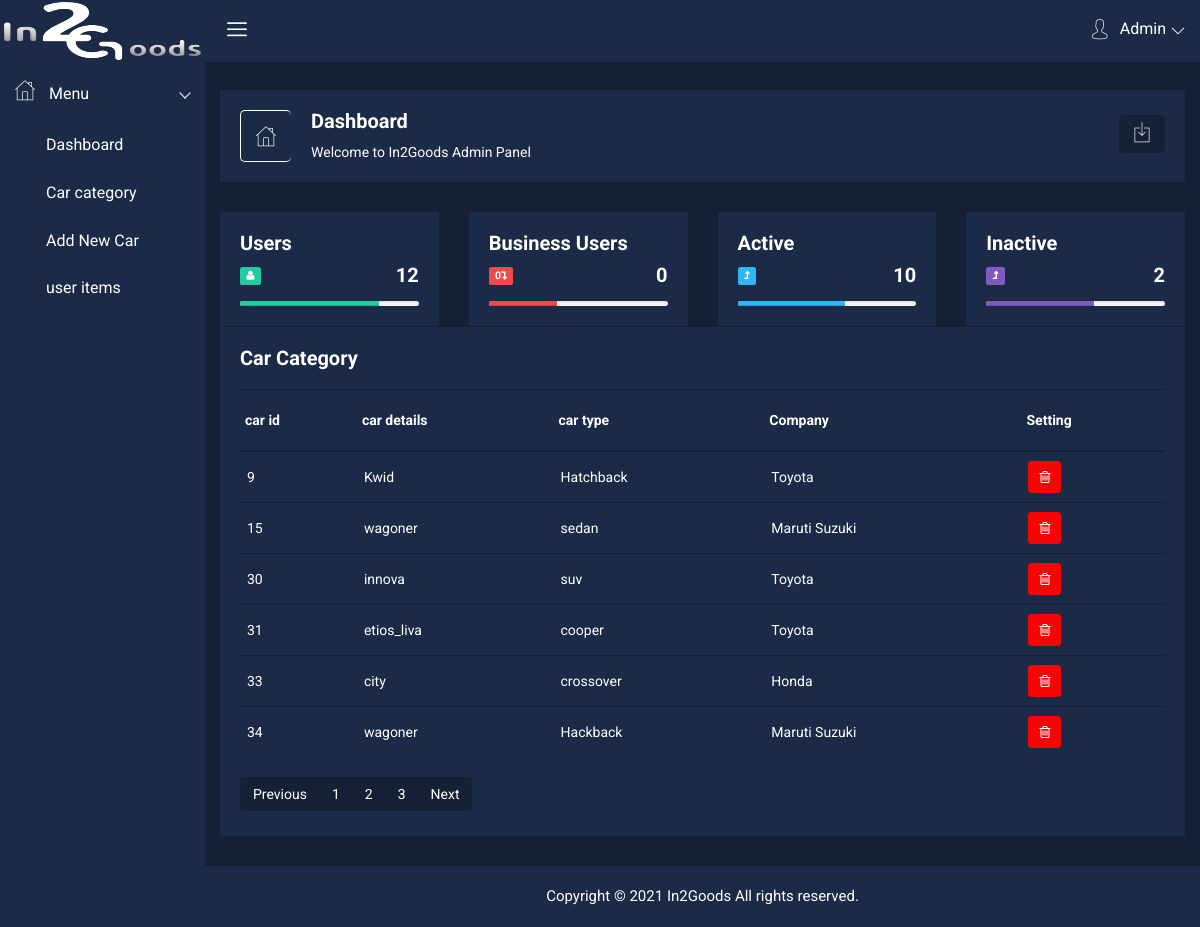
/admin/Car-category.php, run on an earlier commit of the app's database.
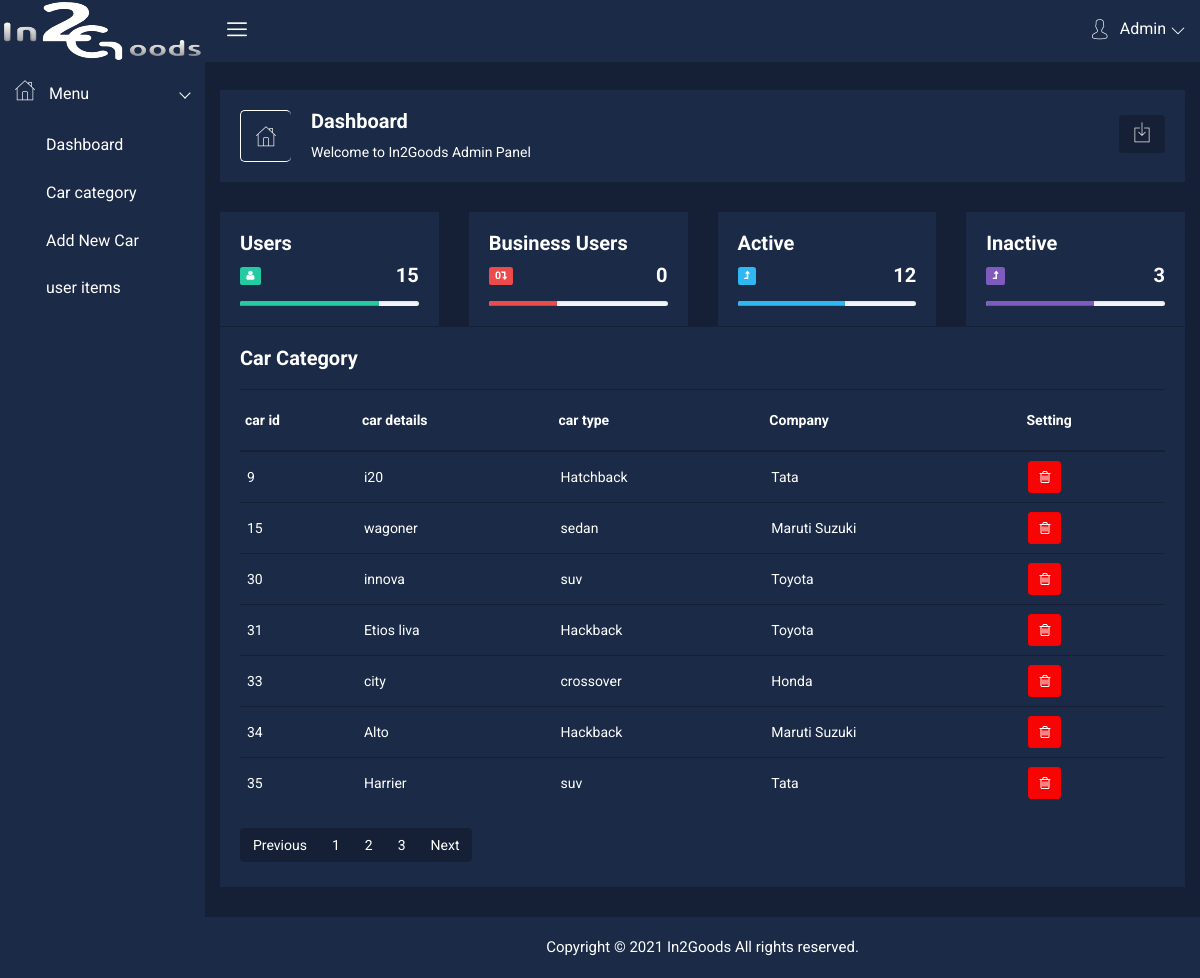
And on a later commit of the database.
### tables this page shows
CREATE TABLE IF NOT EXISTS `car_category` (
  `car_id` int(100) NOT NULL AUTO_INCREMENT,
  `car_details` varchar(100) NOT NULL,
  `car_type` varchar(10) NOT NULL,
  `company_id` int(10) NOT NULL,
  PRIMARY KEY (`car_id`)
);

CREATE TABLE IF NOT EXISTS `car_company` (
  `company_id` int(100) NOT NULL AUTO_INCREMENT,
  `company_name` varchar(100) NOT NULL,
  PRIMARY KEY (`company_id`)
);

### admin/Car-category.php (the view, shortened to what the changed rows need)
<?php
include "../include/dbconnect.php";
?>
<!doctype html>
<html class="no-js" lang="en">
<head>
    <link rel="stylesheet" href="css/bootstrap.min.css">
    <link rel="stylesheet" href="css/font-awesome.min.css">
    <link rel="stylesheet" href="css/nalika-icon.css">
    <link rel="stylesheet" href="css/owl.carousel.css">
    <link rel="stylesheet" href="css/owl.theme.css">
    <link rel="stylesheet" href="css/owl.transitions.css">
    <link rel="stylesheet" href="css/animate.css">
    <link rel="stylesheet" href="css/normalize.css">
    <link rel="stylesheet" href="css/meanmenu.min.css">
    <link rel="stylesheet" href="css/main.css">
    <link rel="stylesheet" href="css/morrisjs/morris.css">
    <link rel="stylesheet" href="css/scrollbar/jquery.mCustomScrollbar.min.css">
    <link rel="stylesheet" href="css/metisMenu/metisMenu.min.css">
    <link rel="stylesheet" href="css/metisMenu/metisMenu-vertical.css">
    <link rel="stylesheet" href="css/calendar/fullcalendar.min.css">
    <link rel="stylesheet" href="css/calendar/fullcalendar.print.min.css">
    <link rel="stylesheet" href="style.css">
    <link rel="stylesheet" href="css/responsive.css">
</head>
<body>
    <div class="all-content-wrapper">
        <div class="header-advance-area">
            <div class="breadcome-area">
                <div class="container-fluid">
                    <div class="row">
                        <div class="col-lg-12 col-md-12 col-sm-12 col-xs-12">
                            <div class="breadcome-list">
                                <div class="row">
                                    <div class="col-lg-6 col-md-6 col-sm-6 col-xs-6">
                                        <div class="breadcomb-wp">
                                            <div class="breadcomb-ctn">
                                                <h2>Dashboard </h2>
                                            </div>
                                        </div>
                                    </div>
                                </div>
                            </div>
                        </div>
                    </div>
                </div>
            </div>
        </div>
        <div class="section-admin container-fluid">
            <div class="row admin text-center">
                <div class="col-md-12">
                    <div class="row">
                        <div class="col-lg-3 col-md-3 col-sm-3 col-xs-12">
                            <div class="admin-content analysis-progrebar-ctn res-mg-t-15">
                                <div class="row vertical-center-box vertical-center-box-tablet">
                                    <div class="col-xs-9 cus-gh-hd-pro">
                                        <h2 class="text-right no-margin"><?php
                                                                            $sql = "select count(*) AS count from tbl_user ";
                                                                            $result = mysqli_query($connect, $sql);
                                                                            $row =  mysqli_fetch_array($result);
                                                                            echo $row['count'];
                                                                            ?></h2>
                                    </div>
                                </div>
                            </div>
                        </div>
                        <div class="col-lg-3 col-md-3 col-sm-3 col-xs-12" style="margin-bottom:1px;">
                            <div class="admin-content analysis-progrebar-ctn res-mg-t-30">
                                <div class="row vertical-center-box vertical-center-box-tablet">
                                    <div class="col-xs-9 cus-gh-hd-pro">
                                        <h2 class="text-right no-margin">0</h2>
                                    </div>
                                </div>
                            </div>
                        </div>
                        <div class="col-lg-3 col-md-3 col-sm-3 col-xs-12">
                            <div class="admin-content analysis-progrebar-ctn res-mg-t-30">
                                <div class="row vertical-center-box vertical-center-box-tablet">
                                    <div class="col-xs-9 cus-gh-hd-pro">
                                        <h2 class="text-right no-margin"><?php
                                                                            $sql = "select count(*) AS count from tbl_user where user_status!=0";
                                                                            $result = mysqli_query($connect, $sql);
                                                                            $row =  mysqli_fetch_array($result);
                                                                            echo $row['count'];
                                                                            ?></h2></h2>
                                    </div>
                                </div>
                            </div>
                        </div>
                        <div class="col-lg-3 col-md-3 col-sm-3 col-xs-12">
                            <div class="admin-content analysis-progrebar-ctn res-mg-t-30">
                                <div class="row vertical-center-box vertical-center-box-tablet">
                                    <div class="col-xs-9 cus-gh-hd-pro">
                                        <h2 class="text-right no-margin"><?php
                                                                            $sql = "select count(*) AS count from tbl_user where user_status = 0";
                                                                            $result = mysqli_query($connect, $sql);
                                                                            $row =  mysqli_fetch_array($result);
                                                                            echo $row['count'];
                                                                            ?></h2></h2>
                                    </div>
                                </div>
                            </div>
                        </div>
                    </div>
                </div>
            </div>
        </div>
        <div class="product-status mg-b-30 mt-2">
            <div class="container-fluid">
                <div class="row">
                    <div class="col-lg-12 col-md-12 col-sm-12 col-xs-12">
                        <div class="product-status-wrap">
                            <?php
                            $sql1 = "select * from car_category";
                            $result1 = mysqli_query($connect, $sql1);
                            ?>
                            <table>
                                <tr>
                                    <th>car id</th>
                                    <th>car details</th>
                                    <th>car type</th>
                                    <th>Company</th>
                                    <th>Setting</th>
                                </tr>
                                <?php
                                while ($row1 =  mysqli_fetch_array($result1)) {
                                    $id = $row1['company_id'];
                                    $fetch = "SELECT * from car_company where company_id='$id'";
                                    $fetchResult = mysqli_query($connect, $fetch);
                                    $row2 = mysqli_fetch_array($fetchResult);
                                    echo "<tr>
                                        <td>" . $row1['car_id'] . "</td>
                                        <td>" . $row1['car_details'] . "</td>
                                        <td>" . $row1['car_type'] . "</td>
                                        <td>" . $row2['company_name'] . "</td>
                                        <td class='d-flex'>
                                            <form action='./delete.php' method='post'><button type='submit' name='deleteItem' value='" . $row1['car_id'] . "' data-toggle='tooltip' title='Trash' class='pd-setting-ed'><i class='fa fa-trash-o' aria-hidden='true'></i></button></form>
                                        </td>
                                    </tr>";
                                } ?>
                            </table>
                        </div>
                    </div>
                </div>
            </div>
        </div>
    </div>
</body>
</html>

What changed in the data, as far as the page shows it:
changed car_category "Hatchback": car_details "Kwid" → "i20"; car_company.company_name "Toyota" → "Tata"
changed car_category id 31: car_details "etios_liva" → "Etios liva"; car_type "cooper" → "Hackback"
changed car_category id 34: car_details "wagoner" → "Alto"
added car_category: car_id "35", car_details "Harrier", car_type "suv", car_company.company_name "Tata"
Also different on the page:
$row['count']: "12" → "15"
$row['count']: "10" → "12"
$row['count']: "2" → "3"
